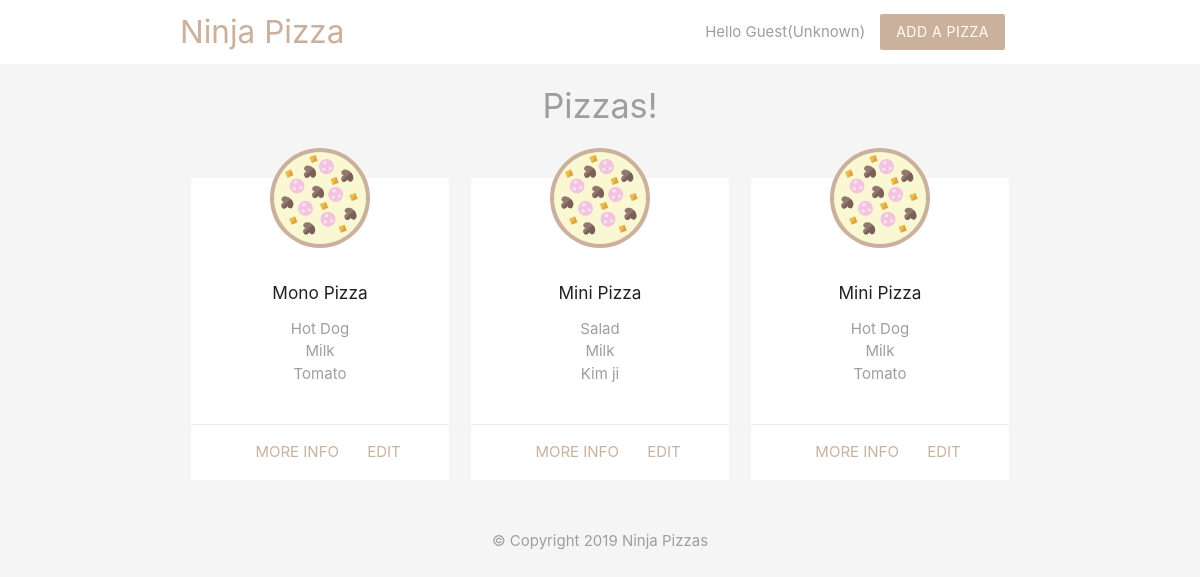
The page / on the database its author committed.
### tables this page shows
CREATE TABLE `pizzas` (
  `id` int(11) NOT NULL,
  `title` varchar(255) NOT NULL,
  `ingredients` varchar(255) NOT NULL,
  `email` varchar(255) NOT NULL,
  `created_at` timestamp NOT NULL DEFAULT current_timestamp()
);

### index.php (the view)
<?php
	include('config/db_connect.php');
	$sql = 'SELECT title, ingredients,id FROM pizzas ORDER BY created_at';
	$result = mysqli_query($connect,$sql);
	$pizzas = mysqli_fetch_all($result , MYSQLI_ASSOC);
?>
<!DOCTYPE html>
<html>
<?php include_once ('templates/header.php'); ?>
	<h4 class="center grey-text">Pizzas!</h4>
	<div class="container">
		<div class="row">
			<?php foreach($pizzas as $pizza): ?>
				<div class="col s6 m4">
					<div class="card z-depth-0">
						<img src="img/pizza.svg" class="pizza">
						<div class="card-content center">
							<h6><?php echo htmlspecialchars($pizza['title']);?></h6>
							<ul class="grey-text">
								<?php foreach(explode(',', $pizza['ingredients']) as $ing):?>
									<li><?php echo htmlspecialchars($ing);?></li>
								<?php endforeach ?>
							</ul>
						</div>
						<div class="card-action right-align">
							<a class="brand-text" href="details.php?id=<?php echo $pizza['id'] ?>">more info</a>
							<a class="brand-text" href="edite.php?id=<?php echo $pizza['id'] ?>">edit</a>
						</div>
					</div>
				</div>
			<?php endforeach ?>
		</div>
	</div>
	<?php include_once ('templates/footer.php'); ?>
</html>

### templates/header.php (shortened to what this page needs)
<?php
  $name = $_SESSION['name'] ?? 'Guest';
  $gender = $_COOKIE['gender'] ?? 'Unknown';
?>
<head>
  <link rel="stylesheet" href="https://cdnjs.cloudflare.com/ajax/libs/materialize/1.0.0/css/materialize.min.css">
  <link rel="stylesheet" href="css/style.css">
</head>
<body class="grey lighten-4">
	<nav class="white z-depth-0">
    <div class="container">
      <a href="index.php" class="brand-logo brand-text">Ninja Pizza</a>
      <ul id="nav-mobile" class="right hide-on-small-and-down">
        <li class="grey-text">Hello <?php echo htmlspecialchars($name); ?></li>
        <li class="grey-text">(<?php echo htmlspecialchars($gender); ?>)</li>
        <li><a href="add.php" class="btn brand z-depth-0">Add a Pizza</a></li>
      </ul>
    </div>
  </nav>

### templates/footer.php
	<footer class="section">
		<div class="center grey-text">&copy; Copyright 2019 Ninja Pizzas</div>
	</footer>
</body>

### css/style.css (style rules this page uses)
.brand { background: #cbb09c !important; }
.brand-text { color: #cbb09c !important; }
.pizza { width: 100px; margin: 40px auto -30px; display: block; position: relative; top: -30px; }

### rows shown on the page
pizzas: title "Mono Pizza", ingredients "Hot Dog", ingredients "Milk", ingredients "Tomato"
pizzas: title "Mini Pizza", ingredients "Salad", ingredients "Milk", ingredients "Kim ji"
pizzas: title "Mini Pizza", ingredients "Hot Dog", ingredients "Milk", ingredients "Tomato"

### other values the page prints
$name "Guest"
$gender "Unknown"
